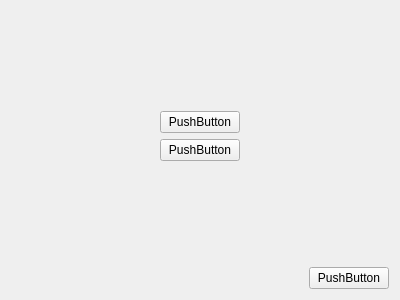
<?xml version="1.0" encoding="UTF-8"?>
<ui version="4.0">
 <class>SettingsMenu</class>
 <widget class="QWidget" name="SettingsMenu">
  <property name="geometry">
   <rect>
    <x>0</x>
    <y>0</y>
    <width>400</width>
    <height>300</height>
   </rect>
  </property>
  <property name="windowTitle">
   <string>Form</string>
  </property>
  <layout class="QGridLayout" name="gridLayout">
   <item row="0" column="0">
    <layout class="QVBoxLayout" name="verticalLayout">
     <item>
      <spacer name="verticalSpacer_2">
       <property name="orientation">
        <enum>Qt::Vertical</enum>
       </property>
       <property name="sizeHint" stdset="0">
        <size>
         <width>20</width>
         <height>40</height>
        </size>
       </property>
      </spacer>
     </item>
     <item>
      <layout class="QHBoxLayout" name="horizontalLayout_2">
       <item>
        <spacer name="horizontalSpacer_2">
         <property name="orientation">
          <enum>Qt::Horizontal</enum>
         </property>
         <property name="sizeHint" stdset="0">
          <size>
           <width>40</width>
           <height>20</height>
          </size>
         </property>
        </spacer>
       </item>
       <item>
        <widget class="QPushButton" name="buttonNetwork">
         <property name="text">
          <string>PushButton</string>
         </property>
        </widget>
       </item>
       <item>
        <spacer name="horizontalSpacer_3">
         <property name="orientation">
          <enum>Qt::Horizontal</enum>
         </property>
         <property name="sizeHint" stdset="0">
          <size>
           <width>40</width>
           <height>20</height>
          </size>
         </property>
        </spacer>
       </item>
      </layout>
     </item>
     <item>
      <layout class="QHBoxLayout" name="layoutForWidget"/>
     </item>
     <item>
      <layout class="QHBoxLayout" name="horizontalLayout">
       <item>
        <spacer name="horizontalSpacer_4">
         <property name="orientation">
          <enum>Qt::Horizontal</enum>
         </property>
         <property name="sizeHint" stdset="0">
          <size>
           <width>40</width>
           <height>20</height>
          </size>
         </property>
        </spacer>
       </item>
       <item>
        <widget class="QPushButton" name="buttonVolume">
         <property name="text">
          <string>PushButton</string>
         </property>
        </widget>
       </item>
       <item>
        <spacer name="horizontalSpacer_5">
         <property name="orientation">
          <enum>Qt::Horizontal</enum>
         </property>
         <property name="sizeHint" stdset="0">
          <size>
           <width>40</width>
           <height>20</height>
          </size>
         </property>
        </spacer>
       </item>
      </layout>
     </item>
     <item>
      <spacer name="verticalSpacer">
       <property name="orientation">
        <enum>Qt::Vertical</enum>
       </property>
       <property name="sizeHint" stdset="0">
        <size>
         <width>20</width>
         <height>40</height>
        </size>
       </property>
      </spacer>
     </item>
     <item>
      <layout class="QHBoxLayout" name="horizontalLayout_3">
       <item>
        <spacer name="horizontalSpacer">
         <property name="orientation">
          <enum>Qt::Horizontal</enum>
         </property>
         <property name="sizeHint" stdset="0">
          <size>
           <width>40</width>
           <height>20</height>
          </size>
         </property>
        </spacer>
       </item>
       <item>
        <widget class="QPushButton" name="buttonBack">
         <property name="text">
          <string>PushButton</string>
         </property>
        </widget>
       </item>
      </layout>
     </item>
    </layout>
   </item>
  </layout>
 </widget>
 <resources/>
 <connections/>
</ui>
